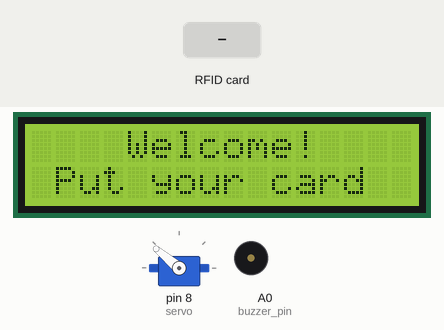
Bench run of a sketch on a simulated Arduino Uno, built with avr-gcc and run on an emulated ATmega328P. Parts: 16×2 character LCD, servo, buzzer (waves = sounding, pin HIGH). The inputs (shaded band) are chosen by the test bench. Pins used as bus, display or sensor lines are not drawn.

Above: at 1.3 s.
1.4 s: RFID card 3C B6 18 49 held to the reader
At 3.7 s:
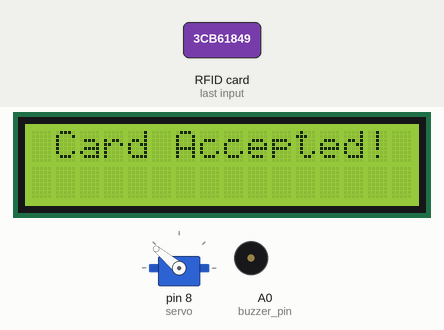
4.1 s: RFID card 5E 7A 19 C4 held to the reader
At 8.1 s:
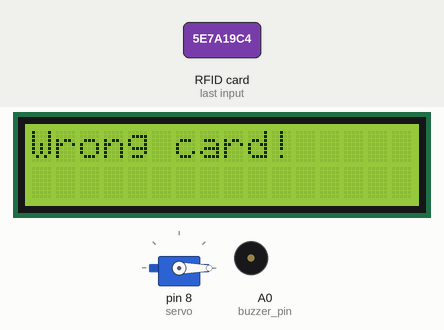
10.1 s: RFID card 3C B6 18 49 held to the reader
At 14.0 s:
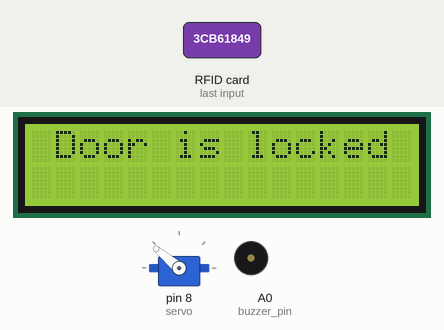
15.9 s: RFID card 5E 7A 19 C4 held to the reader
At 16.1 s:
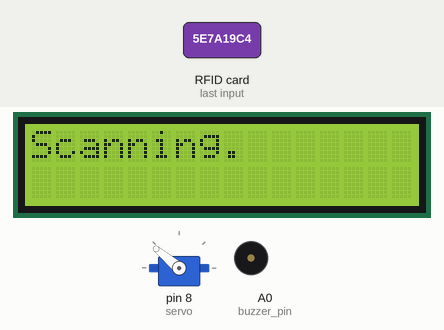
Timing chart, 0 to 19.9 s (numbered marks = the images above; inputs shaded):
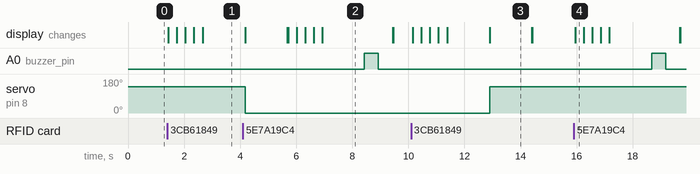

Measured:
- after the input at 1.4 s, the display: first changes at once (image 1 shows a later state)
- after the input at 4.1 s, A0 (buzzer_pin): LOW → HIGH after 4.3 s, → LOW 0.50 s later; the display: first differs from a run without the input after 1.6 s (image 2 shows a later state)
- after the input at 10.1 s, servo on pin 8 (servo): 0° → 140° after 2.8 s; the display: first changes after 0.06 s (image 3 shows a later state)
- after the input at 15.9 s, A0 (buzzer_pin): LOW → HIGH after 2.8 s, → LOW 0.50 s later; the display: changes after 0.05 s (image 4)
- what the display in image 2 shows lasts 2.5 s, from 6.9 s to 9.4 s
- what the display in image 3 shows lasts 1.5 s, from 12.9 s to 14.4 s

The sketch:

Code.ino
```cpp
#include <Servo.h>
#include <LiquidCrystal_I2C.h>
#include <SPI.h>
#include <MFRC522.h>

#define SS_PIN 10
#define RST_PIN 9
#define buzzer_pin A0

int count = 0;
String acceptedUIDs[] = {"3C B6 18 49" };  //Thêm các UID khác nếu cần: "53 18 7F 06"
Servo servo;
LiquidCrystal_I2C lcd(0x27, 16, 2);
MFRC522 rfid(SS_PIN, RST_PIN);

void setup() {
  Serial.begin(9600);
  pinMode(buzzer_pin,OUTPUT);
  servo.write(140);  //cửa đóng
  lcd.init();
  lcd.backlight();
  servo.attach(8);
  SPI.begin();
  rfid.PCD_Init();
}

void loop() {
  lcd.setCursor(4, 0);
  lcd.print("Welcome!");
  lcd.setCursor(1, 1);
  lcd.print("Put your card");

  if (!rfid.PICC_IsNewCardPresent())
    return;
  if (!rfid.PICC_ReadCardSerial())
    return;

  lcd.clear();
  lcd.setCursor(0, 0);
  lcd.print("Scanning");

  String ID = "";
  for (byte i = 0; i < rfid.uid.size; i++) {
    lcd.print(".");
    ID.concat(String(rfid.uid.uidByte[i] < 0x10 ? " 0" : " "));
    ID.concat(String(rfid.uid.uidByte[i], HEX));
    delay(300);
  }
  ID.toUpperCase();

  bool isAcceptedCard = false;
  // Kiểm tra xem UID có trong danh sách chấp nhận hay không
  for (int i = 0; i < sizeof(acceptedUIDs) / sizeof(acceptedUIDs[0]); i++) {
    if (ID.substring(1) == acceptedUIDs[i]) {
      isAcceptedCard = true;
      break;
    }
  }

  if (isAcceptedCard) {
    count++;
    lcd.clear();
    lcd.setCursor(1, 0);
    lcd.print("Card Accepted!");
    delay(1500);

    if (count % 2 == 0) {
      servo.write(140);
      lcd.clear();
      lcd.setCursor(1, 0);
      lcd.print("Door is locked");
      delay(1500);
      lcd.clear();
    } else {
      servo.write(0);
      lcd.clear();
      lcd.setCursor(2, 0);
      lcd.print("Door is open");
      delay(1500);
      lcd.clear();
    }
  } else {
    lcd.clear();
    lcd.setCursor(0, 0);
    lcd.print("Wrong card!");
    delay(1500);
    digitalWrite(buzzer_pin, HIGH);
    delay(500);
    digitalWrite(buzzer_pin, LOW);
    delay(500);
    lcd.clear();
  }
  rfid.PICC_HaltA();
  rfid.PCD_StopCrypto1();
}
```
